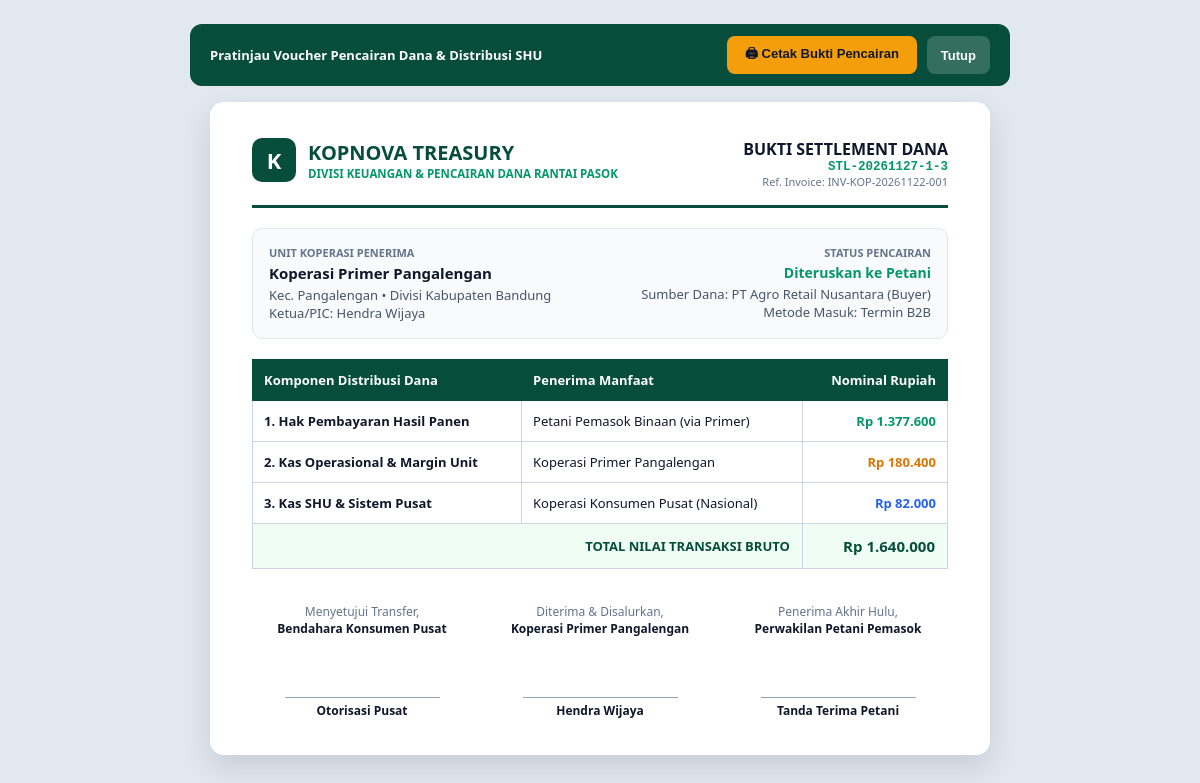
/modules/settlement/bukti_pencairan.php?id=2 (signed in), run on the app's committed database.
### tables this page shows
CREATE TABLE `settlement_dana` (
  `id_settlement` int(11) NOT NULL,
  `kode_settlement` varchar(35) NOT NULL,
  `id_order` int(11) NOT NULL,
  `id_primer` int(11) NOT NULL,
  `nominal_bruto` decimal(15,2) NOT NULL,
  `hak_petani` decimal(15,2) NOT NULL,
  `kas_primer` decimal(15,2) NOT NULL,
  `kas_konsumen` decimal(15,2) NOT NULL,
  `status_pencairan` enum('Menunggu Pencairan Pusat','Dicairkan ke Primer','Diteruskan ke Petani') NOT NULL DEFAULT 'Menunggu Pencairan Pusat',
  `tanggal_cair_primer` datetime DEFAULT NULL,
  `tanggal_cair_petani` datetime DEFAULT NULL,
  `created_at` timestamp NOT NULL DEFAULT current_timestamp()
);

CREATE TABLE `orders` (
  `id_order` int(11) NOT NULL,
  `no_invoice` varchar(30) NOT NULL,
  `id_buyer` int(11) NOT NULL,
  `total_bayar` decimal(15,2) NOT NULL,
  `metode_bayar` enum('QRIS Instan','Transfer Virtual Account','Termin B2B') DEFAULT 'QRIS Instan',
  `alamat_pengiriman` text NOT NULL,
  `status_order` enum('Menunggu Konfirmasi','Diproses Koperasi','Dikirim','Selesai') DEFAULT 'Menunggu Konfirmasi',
  `tanggal_order` datetime DEFAULT current_timestamp(),
  `no_surat_jalan` varchar(35) DEFAULT NULL
);

CREATE TABLE `koperasi_primer` (
  `id_primer` int(11) NOT NULL,
  `id_divisi` int(11) NOT NULL,
  `kode_primer` varchar(20) NOT NULL,
  `nama_koperasi` varchar(100) NOT NULL,
  `kecamatan` varchar(100) NOT NULL,
  `ketua_koperasi` varchar(100) NOT NULL
);

CREATE TABLE `divisi_wilayah` (
  `id_divisi` int(11) NOT NULL,
  `kode_divisi` varchar(20) NOT NULL,
  `nama_divisi` varchar(100) NOT NULL,
  `provinsi` varchar(100) NOT NULL,
  `created_at` timestamp NOT NULL DEFAULT current_timestamp()
);

CREATE TABLE `users` (
  `id_user` int(11) NOT NULL,
  `id_divisi` int(11) DEFAULT NULL,
  `id_primer` int(11) DEFAULT NULL,
  `nama_lengkap` varchar(100) NOT NULL,
  `username` varchar(50) NOT NULL,
  `password` varchar(255) NOT NULL,
  `role` enum('konsumen','primer','petani','buyer') NOT NULL,
  `no_hp` varchar(20) DEFAULT NULL,
  `alamat` text DEFAULT NULL
);

### config/database.php (called while the page is built, shortened)
<?php
function rupiah($angka) {
    return "Rp " . number_format((float)$angka, 0, ',', '.');
}
?>

### modules/settlement/bukti_pencairan.php (the view, shortened to what this page needs)
<?php
require_once '../../config/database.php';
$id   = (int)($_GET['id'] ?? 0);
$sql = "SELECT s.*, o.no_invoice, o.metode_bayar, o.tanggal_order, u.nama_lengkap AS nama_buyer, kp.nama_koperasi, kp.kecamatan, kp.ketua_koperasi, d.nama_divisi
        FROM settlement_dana s
        JOIN orders o ON s.id_order = o.id_order
        JOIN users u ON o.id_buyer = u.id_user
        JOIN koperasi_primer kp ON s.id_primer = kp.id_primer
        JOIN divisi_wilayah d ON kp.id_divisi = d.id_divisi
        WHERE s.id_settlement = ?";
$params = [$id];
$stmt = $pdo->prepare($sql);
$stmt->execute($params);
$stl = $stmt->fetch();
?>
<!DOCTYPE html>
<html lang="id">
<head>
</head>
<body style="margin:0; padding:24px; font-family:'Segoe UI', Roboto, Helvetica, Arial, sans-serif; background:#E2E8F0; color:#0F172A;">
    <div class="no-print" style="max-width:780px; margin:0 auto 16px; display:flex; justify-content:space-between; align-items:center; background:#064E3B; color:#FFFFFF; padding:12px 20px; border-radius:12px;">
        <div style="font-size:13px; font-weight:700;">Pratinjau Voucher Pencairan Dana &amp; Distribusi SHU</div>
        <div style="display:flex; gap:10px;">
            <button onclick="window.print()" style="background:#F59E0B; color:#0F172A; border:none; padding:8px 18px; border-radius:8px; font-weight:800; font-size:13px; cursor:pointer;">
                🖨 Cetak Bukti Pencairan
            </button>
            <button onclick="window.close()" style="background:rgba(255,255,255,0.18); color:#FFFFFF; border:none; padding:8px 14px; border-radius:8px; font-weight:700; font-size:13px; cursor:pointer;">
                Tutup
            </button>
        </div>
    </div>
    <div class="voucher" style="max-width:780px; margin:0 auto; background:#FFFFFF; padding:36px 42px; border-radius:14px; box-shadow:0 12px 30px rgba(0,0,0,0.12); box-sizing:border-box;">
        <div style="display:flex; justify-content:space-between; align-items:flex-start; border-bottom:3px solid #064E3B; padding-bottom:16px; margin-bottom:20px;">
            <div style="display:flex; align-items:center; gap:12px;">
                <div style="width:44px; height:44px; background:#064E3B; color:#FFFFFF; border-radius:10px; display:flex; align-items:center; justify-content:center; font-weight:900; font-size:22px;">K</div>
                <div>
                    <div style="font-size:20px; font-weight:900; color:#064E3B;">KOPNOVA TREASURY</div>
                    <div style="font-size:11.5px; font-weight:700; color:#059669;">DIVISI KEUANGAN &amp; PENCAIRAN DANA RANTAI PASOK</div>
                </div>
            </div>
            <div style="text-align:right;">
                <div style="font-size:16px; font-weight:900; color:#0F172A;">BUKTI SETTLEMENT DANA</div>
                <div style="font-size:12.5px; font-weight:800; color:#059669; font-family:monospace;"><?= htmlspecialchars($stl['kode_settlement']) ?></div>
                <div style="font-size:11px; color:#64748B;">Ref. Invoice: <?= htmlspecialchars($stl['no_invoice']) ?></div>
            </div>
        </div>
        <div style="display:grid; grid-template-columns:1fr 1fr; gap:16px; background:#F8FAFC; padding:16px; border-radius:10px; border:1px solid #E2E8F0; margin-bottom:20px; font-size:13px;">
            <div>
                <div style="font-size:11px; font-weight:800; color:#64748B; text-transform:uppercase;">Unit Koperasi Penerima</div>
                <div style="font-weight:800; font-size:15px; color:#0F172A; margin:3px 0;"><?= htmlspecialchars($stl['nama_koperasi']) ?></div>
                <div style="color:#475569;">Kec. <?= htmlspecialchars($stl['kecamatan']) ?> • <?= htmlspecialchars($stl['nama_divisi']) ?></div>
                <div style="color:#475569;">Ketua/PIC: <?= htmlspecialchars($stl['ketua_koperasi']) ?></div>
            </div>
            <div style="text-align:right;">
                <div style="font-size:11px; font-weight:800; color:#64748B; text-transform:uppercase;">Status Pencairan</div>
                <div style="font-weight:800; font-size:14px; color:#059669; margin:3px 0;"><?= htmlspecialchars($stl['status_pencairan']) ?></div>
                <div style="color:#475569;">Sumber Dana: <?= htmlspecialchars($stl['nama_buyer']) ?></div>
                <div style="color:#475569;">Metode Masuk: <?= htmlspecialchars($stl['metode_bayar']) ?></div>
            </div>
        </div>
        <table style="width:100%; border-collapse:collapse; font-size:13px; margin-bottom:24px;">
            <thead>
                <tr style="background:#064E3B; color:#FFFFFF; text-align:left;">
                    <th style="padding:11px; border:1px solid #064E3B;">Komponen Distribusi Dana</th>
                    <th style="padding:11px; border:1px solid #064E3B;">Penerima Manfaat</th>
                    <th style="padding:11px; border:1px solid #064E3B; text-align:right;">Nominal Rupiah</th>
                </tr>
            </thead>
            <tbody>
                <tr>
                    <td style="padding:11px; border:1px solid #CBD5E1;"><strong>1. Hak Pembayaran Hasil Panen</strong></td>
                    <td style="padding:11px; border:1px solid #CBD5E1;">Petani Pemasok Binaan (via Primer)</td>
                    <td style="padding:11px; border:1px solid #CBD5E1; text-align:right; font-weight:800; color:#059669;"><?= rupiah($stl['hak_petani']) ?></td>
                </tr>
                <tr>
                    <td style="padding:11px; border:1px solid #CBD5E1;"><strong>2. Kas Operasional &amp; Margin Unit</strong></td>
                    <td style="padding:11px; border:1px solid #CBD5E1;"><?= htmlspecialchars($stl['nama_koperasi']) ?></td>
                    <td style="padding:11px; border:1px solid #CBD5E1; text-align:right; font-weight:800; color:#D97706;"><?= rupiah($stl['kas_primer']) ?></td>
                </tr>
                <tr>
                    <td style="padding:11px; border:1px solid #CBD5E1;"><strong>3. Kas SHU &amp; Sistem Pusat</strong></td>
                    <td style="padding:11px; border:1px solid #CBD5E1;">Koperasi Konsumen Pusat (Nasional)</td>
                    <td style="padding:11px; border:1px solid #CBD5E1; text-align:right; font-weight:800; color:#2563EB;"><?= rupiah($stl['kas_konsumen']) ?></td>
                </tr>
            </tbody>
            <tfoot>
                <tr style="background:#F0FDF4;">
                    <td colspan="2" style="padding:12px; border:1px solid #CBD5E1; text-align:right; font-weight:800; color:#064E3B;">TOTAL NILAI TRANSAKSI BRUTO</td>
                    <td style="padding:12px; border:1px solid #CBD5E1; text-align:right; font-weight:900; font-size:15px; color:#064E3B;"><?= rupiah($stl['nominal_bruto']) ?></td>
                </tr>
            </tfoot>
        </table>
        <div style="display:grid; grid-template-columns:1fr 1fr 1fr; gap:18px; text-align:center; margin-top:34px; font-size:12px;">
            <div>
                <div style="color:#64748B;">Menyetujui Transfer,</div>
                <div style="font-weight:800;">Bendahara Konsumen Pusat</div>
                <div style="height:60px;"></div>
                <div style="border-top:1px solid #94A3B8; display:inline-block; padding-top:4px; min-width:155px; font-weight:700;">Otorisasi Pusat</div>
            </div>
            <div>
                <div style="color:#64748B;">Diterima &amp; Disalurkan,</div>
                <div style="font-weight:800;"><?= htmlspecialchars($stl['nama_koperasi']) ?></div>
                <div style="height:60px;"></div>
                <div style="border-top:1px solid #94A3B8; display:inline-block; padding-top:4px; min-width:155px; font-weight:700;"><?= htmlspecialchars($stl['ketua_koperasi']) ?></div>
            </div>
            <div>
                <div style="color:#64748B;">Penerima Akhir Hulu,</div>
                <div style="font-weight:800;">Perwakilan Petani Pemasok</div>
                <div style="height:60px;"></div>
                <div style="border-top:1px solid #94A3B8; display:inline-block; padding-top:4px; min-width:155px; font-weight:700;">Tanda Terima Petani</div>
            </div>
        </div>
    </div>
</body>
</html>

### data on the page
settlement_dana: kode_settlement "STL-20261127-1-3", id_order.no_invoice "INV-KOP-20261122-001", id_primer.nama_koperasi "Koperasi Primer Pangalengan", id_primer.kecamatan "Pangalengan", divisi_wilayah.nama_divisi "Divisi Kabupaten Bandung", id_primer.ketua_koperasi "Hendra Wijaya", status_pencairan "Diteruskan ke Petani", users.nama_lengkap "PT Agro Retail Nusantara (Buyer)", id_order.metode_bayar "Termin B2B", hak_petani "Rp 1.377.600", kas_primer "Rp 180.400", kas_konsumen "Rp 82.000", nominal_bruto "Rp 1.640.000"
